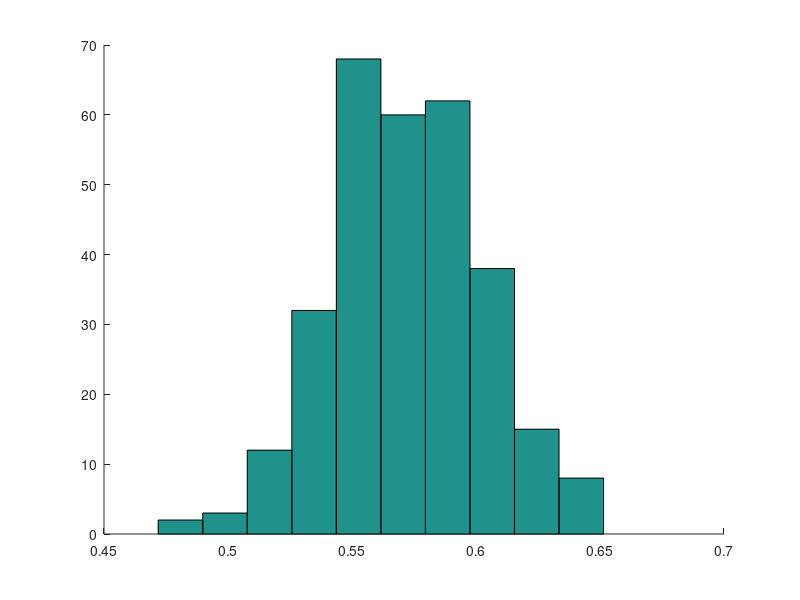

This figure's MATLAB source: (Note: this script raises an error after producing the figure.)
%Asymmetri

%Simulering vanlig Brownsk, sannolikhet för olika asymmetrier då man mäter på 193
%partiklar
clc;clf; clearvars
hold on
N_steps=1000; %Antal steg för varje partikel
N_trials=193; %antal partiklar
M_trials=300; %antal mätserier med N_trials antal partiklar

Asym_mean_sim=zeros(M_trials,1);

for j=1:M_trials
    
Asym_sim_upper=zeros(N_trials,1); %För att ta medelvärdet av senare i täljaren
Asym_sim_lower=zeros(N_trials,1); %För att ta medelvärdet av senare i nämnaren
    
for i=1:N_trials
    X=[0; cumsum(randn(N_steps-1,1))]; %Normalfördelade steg, start i 0
    Y=[0; cumsum(randn(N_steps-1,1))];
    gyr = [sum(X.^2)/N_steps-(sum(X)/N_steps)^2, sum(X.*Y)/N_steps-(sum(Y)/N_steps)*(sum(X)/N_steps); 
           sum(Y.*X)/N_steps-(sum(Y)/N_steps)*(sum(X)/N_steps), sum(Y.^2)/N_steps-(sum(Y)/N_steps).^2];
    [~,D] = eig(gyr); %Egenvrden läng diagonalen: D(1) och D(4)

    Asym_sim_upper(i)=(D(1)-D(4))^2;
    Asym_sim_lower(i)=(D(1)+D(4))^2;
    %Asym_sim_upper(i)=(D(1)^2+D(4)^2-D(1)*D(4)); %Alternativ definition
    %Asym_sim_lower(i)=(D(1)+D(4))^2;
end

Asym_mean_sim(j)=mean(Asym_sim_upper)/mean(Asym_sim_lower); %A för aktuell simulering

end

hist(Asym_mean_sim) %Fördelingen för A
%median(Asym_mean_sim)
mean(Asym_mean_sim) %Att jämföra med tabellvärde nedan

d=2; %dimension
Asym_litterature=2*(d+2)/(5*d+4) %Då N_trials går mot oändligheten

%%
%Asymmetrin för datan

filnamn=cell(1,2);
filnamn{1}='energydepletedcells.csv';
filnamn{2}='logphasecells.csv';

Asym_data_mean=[0,0]; %Medelvärde för energydepleted och logphase

for fil=1:2 %För att undersöka datan för båda celltyperna
    
%laddar in data
data =load(filnamn{fil});
C = separera(data);
n=length(C);%antal partiklar

Asym_data_upper=zeros(n,1); %För att ta medelvärdet av senare i täljaren
Asym_data_lower=zeros(n,1); %För att ta medelvärdet av senare i nämnaren

for i=1:n
    X=C{i}(:,2);
    Y=C{i}(:,3);
    N_steps=length(X);
    gyr = [sum(X.^2)/N_steps-(sum(X)/N_steps)^2, sum(X.*Y)/N_steps-(sum(Y)/N_steps)*(sum(X)/N_steps); 
           sum(Y.*X)/N_steps-(sum(Y)/N_steps)*(sum(X)/N_steps), sum(Y.^2)/N_steps-(sum(Y)/N_steps).^2];
    [~,D]=eig(gyr);
    
    Asym_data_upper(i)=(D(1)-D(4))^2;
    Asym_data_lower(i)=(D(1)+D(4))^2;
    %Asym_data_upper(i)=(D(1)^2+D(4)^2-D(1)*D(4)); %Alternativ definition
    %Asym_data_lower(i)=(D(1)+D(4))^2;
end

Asym_data_mean(fil)=mean(Asym_data_upper)/mean(Asym_data_lower) %Medelvärde för energydepleted och logphase

end